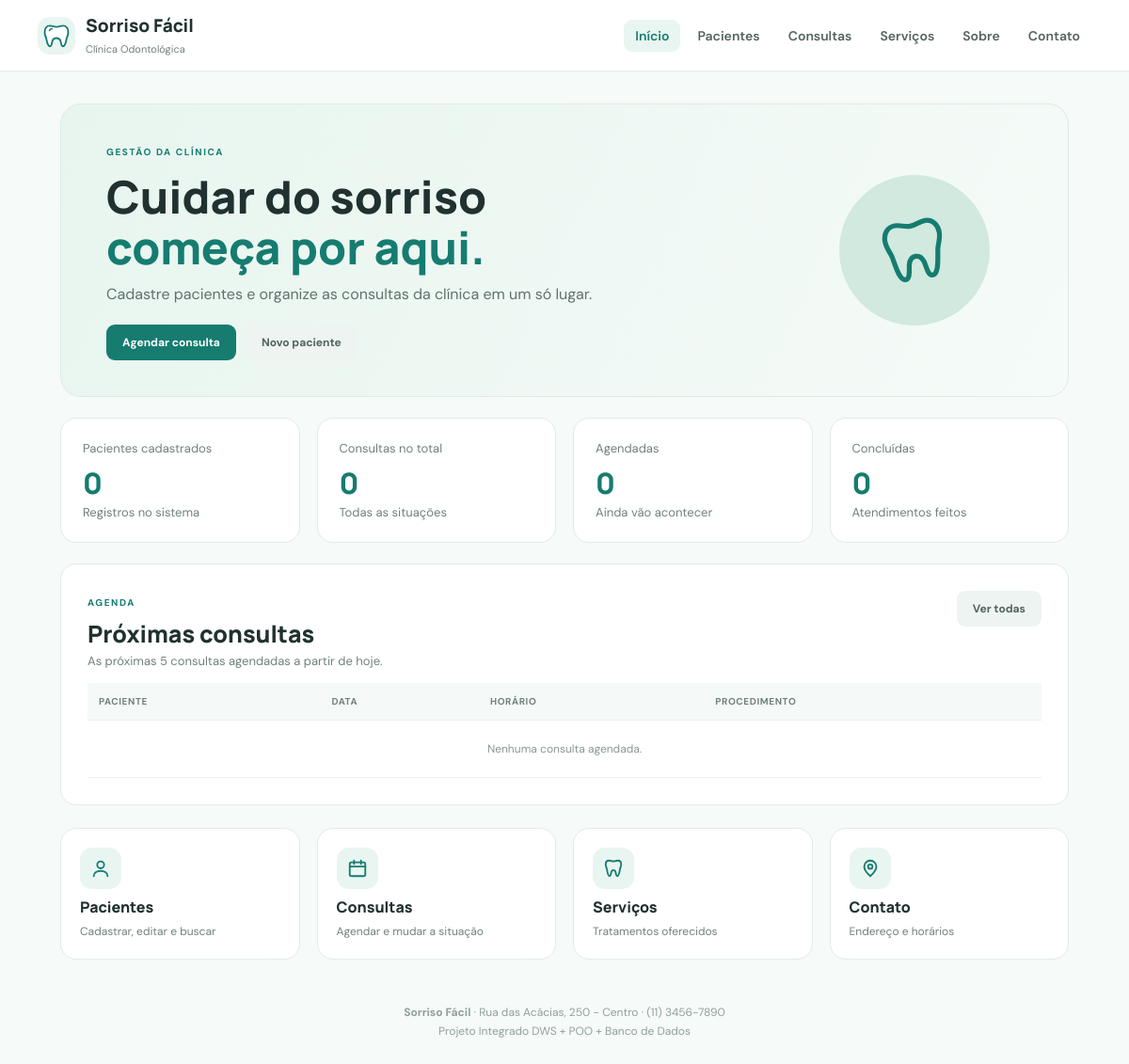
Before: / with the older database file.
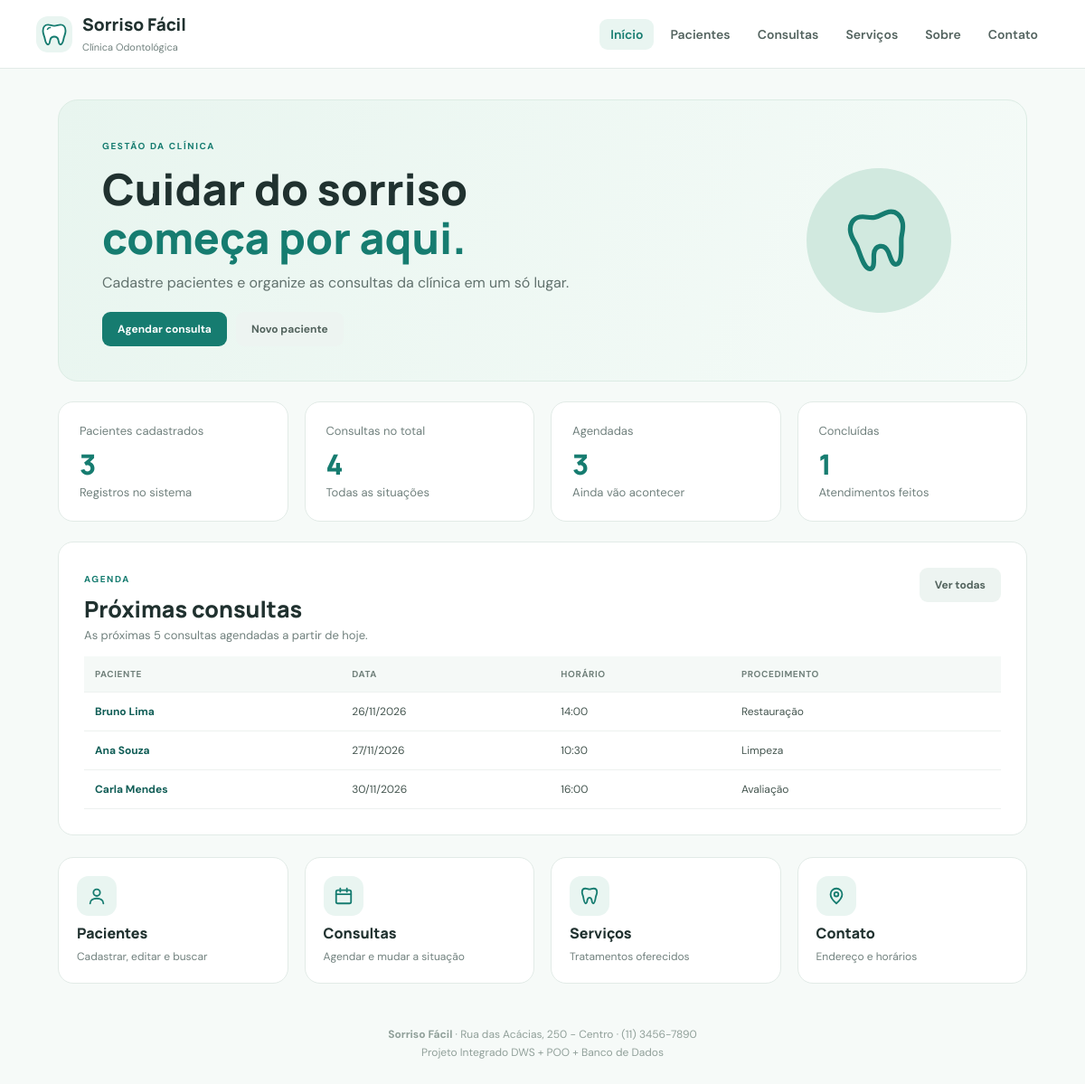
After: the same page with the newer database file.
### tables this page shows
CREATE TABLE consultas (
                id INTEGER PRIMARY KEY AUTOINCREMENT,
                paciente_id INTEGER NOT NULL,
                data TEXT NOT NULL,
                horario TEXT NOT NULL,
                procedimento TEXT NOT NULL,
                observacoes TEXT,
                status TEXT NOT NULL DEFAULT 'Agendada',
                FOREIGN KEY (paciente_id) REFERENCES pacientes(id)
                    ON DELETE CASCADE
            );

CREATE TABLE pacientes (
                id INTEGER PRIMARY KEY AUTOINCREMENT,
                nome TEXT NOT NULL,
                telefone TEXT NOT NULL,
                email TEXT,
                cpf TEXT UNIQUE,
                data_nascimento TEXT,
                endereco TEXT
            );

### backend/paginas.py (the view)
    @app.route("/")
    def inicio():
        hoje = date.today().isoformat()
        return render_template(
            "index.html",
            pagina="inicio",
            total_pacientes=paciente_dao.contar(),
            total_consultas=consulta_dao.contar(),
            total_agendadas=consulta_dao.contar("Agendada"),
            total_concluidas=consulta_dao.contar("Concluída"),
            proximas=consulta_dao.proximas(hoje),
        )

### backend/dao.py (called while the page is built)
    def contar(self):
        with conectar() as conn:
            return conn.execute("SELECT COUNT(*) FROM pacientes").fetchone()[0]

    def proximas(self, hoje, limite=5):
        with conectar() as conn:
            linhas = conn.execute("""
                SELECT c.*, p.nome AS paciente_nome
                FROM consultas c
                JOIN pacientes p ON p.id = c.paciente_id
                WHERE c.data >= ? AND c.status = 'Agendada'
                ORDER BY c.data, c.horario
                LIMIT ?
            """, (hoje, limite)).fetchall()
        return [dict(linha) for linha in linhas]

    def contar(self, status=None):
        with conectar() as conn:
            if status:
                return conn.execute("SELECT COUNT(*) FROM consultas WHERE status = ?", (status,)).fetchone()[0]
            return conn.execute("SELECT COUNT(*) FROM consultas").fetchone()[0]

### backend/database.py (called while the page is built)
def conectar():
    conexao = sqlite3.connect(NOME_BANCO)
    conexao.row_factory = sqlite3.Row
    conexao.execute("PRAGMA foreign_keys = ON")
    return conexao

### templates/index.html (shortened to what this page needs)
{% extends "base.html" %}
{% from "icones.html" import icone %}
{% block conteudo %}
<section class="boas-vindas">
    <div>
        <span class="tag">GESTÃO DA CLÍNICA</span>
        <h1>Cuidar do sorriso<br><em>começa por aqui.</em></h1>
        <p>Cadastre pacientes e organize as consultas da clínica em um só lugar.</p>
        <div class="acoes-hero">
            <a class="botao principal" href="{{ url_for('consultas') }}">Agendar consulta</a>
            <a class="botao claro" href="{{ url_for('pacientes') }}">Novo paciente</a>
        </div>
    </div>
    <div class="desenho" aria-hidden="true">{{ icone("dente") }}</div>
</section>
<section class="resumo">
    <article class="cartao-numero"><span>Pacientes cadastrados</span><strong>{{ total_pacientes }}</strong><small>Registros no sistema</small></article>
    <article class="cartao-numero"><span>Consultas no total</span><strong>{{ total_consultas }}</strong><small>Todas as situações</small></article>
    <article class="cartao-numero"><span>Agendadas</span><strong>{{ total_agendadas }}</strong><small>Ainda vão acontecer</small></article>
    <article class="cartao-numero"><span>Concluídas</span><strong>{{ total_concluidas }}</strong><small>Atendimentos feitos</small></article>
</section>
<section class="painel">
    <div class="titulo-secao">
        <div><span class="tag">AGENDA</span><h2>Próximas consultas</h2><p>As próximas 5 consultas agendadas a partir de hoje.</p></div>
        <a class="botao claro" href="{{ url_for('consultas') }}">Ver todas</a>
    </div>
    <div class="tabela-wrap">
        <table>
            <thead><tr><th>Paciente</th><th>Data</th><th>Horário</th><th>Procedimento</th></tr></thead>
            <tbody>
            {% for c in proximas %}
                <tr>
                    <td><a class="link" href="{{ url_for('ficha_paciente', paciente_id=c.paciente_id) }}"><strong>{{ c.paciente_nome }}</strong></a></td>
                    <td>{{ c.data|data_br }}</td>
                    <td>{{ c.horario }}</td>
                    <td>{{ c.procedimento }}</td>
                </tr>
            {% else %}
                <tr><td colspan="4" class="vazio">Nenhuma consulta agendada.</td></tr>
            {% endfor %}
            </tbody>
        </table>
    </div>
</section>
<section class="atalhos">
    <a class="atalho" href="{{ url_for('pacientes') }}"><span class="ic">{{ icone("usuario") }}</span><strong>Pacientes</strong><small>Cadastrar, editar e buscar</small></a>
    <a class="atalho" href="{{ url_for('consultas') }}"><span class="ic">{{ icone("calendario") }}</span><strong>Consultas</strong><small>Agendar e mudar a situação</small></a>
    <a class="atalho" href="{{ url_for('servicos') }}"><span class="ic">{{ icone("dente") }}</span><strong>Serviços</strong><small>Tratamentos oferecidos</small></a>
    <a class="atalho" href="{{ url_for('contato') }}"><span class="ic">{{ icone("local") }}</span><strong>Contato</strong><small>Endereço e horários</small></a>
</section>
{% endblock %}

### templates/base.html (shortened to what this page needs)
<!DOCTYPE html>
<html lang="pt-BR">
<head>
    <link rel="stylesheet" href="{{ url_for('static', filename='css/style.css') }}">
</head>
<body>
    <header class="topo">
        <a class="marca" href="{{ url_for('inicio') }}">
            <img class="icone" src="{{ url_for('static', filename='img/logo.svg') }}" alt="">
            <div><strong>Sorriso Fácil</strong><small>Clínica Odontológica</small></div>
        </a>
        <nav>
            <a href="{{ url_for('inicio') }}" class="{{ 'ativo' if pagina == 'inicio' }}">Início</a>
            <a href="{{ url_for('pacientes') }}" class="{{ 'ativo' if pagina == 'pacientes' }}">Pacientes</a>
            <a href="{{ url_for('consultas') }}" class="{{ 'ativo' if pagina == 'consultas' }}">Consultas</a>
            <a href="{{ url_for('servicos') }}" class="{{ 'ativo' if pagina == 'servicos' }}">Serviços</a>
            <a href="{{ url_for('sobre') }}" class="{{ 'ativo' if pagina == 'sobre' }}">Sobre</a>
            <a href="{{ url_for('contato') }}" class="{{ 'ativo' if pagina == 'contato' }}">Contato</a>
        </nav>
    </header>
    <main class="container">
        {% block conteudo %}{% endblock %}
    </main>
    <footer class="rodape">
        <p><strong>Sorriso Fácil</strong> · Rua das Acácias, 250 - Centro · (11) 3456-7890</p>
        <p>Projeto Integrado DWS + POO + Banco de Dados</p>
    </footer>
</body>
</html>

### templates/icones.html
{% macro icone(nome) %}
<svg class="svg-icone" viewBox="0 0 24 24" fill="none" stroke="currentColor" stroke-width="2" stroke-linecap="round" stroke-linejoin="round" aria-hidden="true">
{% if nome == 'usuario' %}<circle cx="12" cy="8" r="4"/><path d="M4 21c0-4 4-6 8-6s8 2 8 6"/>
{% elif nome == 'calendario' %}<rect x="3" y="5" width="18" height="16" rx="2"/><path d="M3 10h18M8 3v4M16 3v4"/>
{% elif nome == 'dente' %}<path d="M7 3C4.5 3 3 5 3 7.5c0 2 .8 3.3 1.3 5 .6 2.2.9 8.5 3.2 8.5 1.6 0 1.6-3 2-4.6.3-1.2.9-2.4 2.5-2.4s2.2 1.2 2.5 2.4c.4 1.6.4 4.6 2 4.6 2.3 0 2.6-6.3 3.2-8.5.5-1.7 1.3-3 1.3-5C21 5 19.5 3 17 3c-2 0-3 1-5 1S9 3 7 3z"/>
{% elif nome == 'local' %}<path d="M12 21s-7-6.2-7-11a7 7 0 0 1 14 0c0 4.8-7 11-7 11z"/><circle cx="12" cy="10" r="2.5"/>
{% elif nome == 'busca' %}<circle cx="11" cy="11" r="7"/><path d="M20 20l-4-4"/>
{% elif nome == 'brilho' %}<path d="M12 3l1.8 5.2L19 10l-5.2 1.8L12 17l-1.8-5.2L5 10l5.2-1.8z"/><path d="M19 16v4M17 18h4"/>
{% elif nome == 'cruz' %}<path d="M9 3h6v6h6v6h-6v6H9v-6H3V9h6z"/>
{% elif nome == 'extracao' %}<path d="M12 21V9M7 14l5-5 5 5M5 3h14"/>
{% elif nome == 'sol' %}<circle cx="12" cy="12" r="4"/><path d="M12 2v2M12 20v2M2 12h2M20 12h2M4.9 4.9l1.4 1.4M17.7 17.7l1.4 1.4M4.9 19.1l1.4-1.4M17.7 6.3l1.4-1.4"/>
{% elif nome == 'telefone' %}<path d="M5 3h4l2 5-2.5 1.5a11 11 0 0 0 6 6L16 13l5 2v4a2 2 0 0 1-2 2A16 16 0 0 1 3 5a2 2 0 0 1 2-2z"/>
{% elif nome == 'mensagem' %}<path d="M21 12a8 8 0 0 1-11.6 7.1L4 20l1-4.6A8 8 0 1 1 21 12z"/>
{% elif nome == 'email' %}<rect x="3" y="5" width="18" height="14" rx="2"/><path d="M3 7l9 6 9-6"/>
{% endif %}
</svg>
{% endmacro %}

### frontend/css/style.css (style rules this page uses)
:root { --verde: #167c70; --verde-escuro: #105d56; --menta: #e9f5f1; --texto: #20312f; --cinza: #71817e; --borda: #e2ebe7; --fundo: #f6faf8; }
* { box-sizing: border-box; }
html { scroll-behavior: smooth; }
body { margin: 0; background: var(--fundo); color: var(--texto); font-family: 'DM Sans', sans-serif; }
a { color: inherit; }
.topo { min-height: 76px; background: #fff; border-bottom: 1px solid var(--borda); display: flex; align-items: center; justify-content: space-between; gap: 20px; padding: 0 max(calc((100% - 1120px) / 2), 24px); position: sticky; top: 0; z-index: 5; }
.marca { display: flex; align-items: center; gap: 11px; text-decoration: none; }
.marca strong { display: block; font: 800 19px Manrope; }
.marca small { color: var(--cinza); font-size: 11px; }
.icone { width: 40px; height: 40px; border-radius: 13px; }
.topo nav { display: flex; gap: 6px; }
.topo nav a { text-decoration: none; color: #53635f; font-size: 14px; font-weight: 600; padding: 8px 12px; border-radius: 9px; white-space: nowrap; }
.topo nav a.ativo { background: var(--menta); color: var(--verde); }
.container { max-width: 1120px; margin: 0 auto; padding: 34px 24px; }
.container > :first-child { margin-top: 0; }
.tag { color: var(--verde); font-size: 10px; letter-spacing: 1.6px; font-weight: 700; }
.boas-vindas { background: linear-gradient(115deg, #e8f5ef, #f5fbf8); border: 1px solid #dcece4; border-radius: 22px; padding: 38px 48px; display: flex; justify-content: space-between; align-items: center; overflow: hidden; }
.boas-vindas h1 { font: 800 clamp(32px, 5vw, 48px)/1.12 Manrope; margin: 12px 0; }
.boas-vindas h1 em { font-style: normal; color: var(--verde); }
.boas-vindas p { color: #61716d; margin: 0; }
.acoes-hero { display: flex; gap: 10px; margin-top: 22px; flex-wrap: wrap; }
.desenho { width: 160px; height: 160px; flex-shrink: 0; border-radius: 50%; background: #d1e9df; color: var(--verde); display: grid; place-items: center; font-size: 90px; transform: rotate(-10deg); margin-right: 35px; }
.svg-icone { width: 22px; height: 22px; }
.desenho .svg-icone { width: 78px; height: 78px; stroke-width: 1.6; }
.resumo { display: grid; grid-template-columns: repeat(4, 1fr); gap: 18px; margin: 22px 0; }
.cartao-numero, .painel { background: #fff; border: 1px solid var(--borda); border-radius: 17px; padding: 23px; }
.cartao-numero span, .cartao-numero small { display: block; color: var(--cinza); font-size: 13px; }
.cartao-numero strong { display: block; font: 800 31px Manrope; color: var(--verde); margin: 7px 0 2px; }
.painel { margin: 20px 0 24px; padding: 28px; }
.titulo-secao { display: flex; justify-content: space-between; align-items: flex-start; gap: 16px; }
.titulo-secao h2 { font: 800 25px Manrope; margin: 7px 0 3px; }
.titulo-secao p { margin: 0; color: var(--cinza); font-size: 13px; }
.botao { display: inline-block; border: 0; border-radius: 9px; padding: 11px 17px; font: 700 12px 'DM Sans'; cursor: pointer; text-decoration: none; white-space: nowrap; }
.principal { background: var(--verde); color: #fff; }
.claro { background: #edf4f1; color: #52635d; }
.tabela-wrap { overflow-x: auto; margin-top: 15px; }
table { border-collapse: collapse; width: 100%; font-size: 12px; text-align: left; }
th { background: #f5f9f7; color: #71817b; font-size: 10px; text-transform: uppercase; letter-spacing: .6px; }
th, td { padding: 13px 12px; border-bottom: 1px solid #edf1ef; }
td { color: #455650; }
.link { text-decoration: none; color: var(--verde-escuro); }
.atalhos { display: grid; grid-template-columns: repeat(4, 1fr); gap: 18px; }
.atalho { background: #fff; border: 1px solid var(--borda); border-radius: 17px; padding: 20px; text-decoration: none; transition: .2s; }
.atalho .ic, .contato-item .ic { display: grid; place-items: center; width: 44px; height: 44px; flex-shrink: 0; border-radius: 13px; background: var(--menta); color: var(--verde); }
.atalho strong { display: block; font: 800 16px Manrope; margin: 8px 0 3px; }
.atalho small { color: var(--cinza); font-size: 12px; }
.rodape { text-align: center; color: #91a09a; font-size: 12px; padding: 10px 16px 26px; }
.rodape p { margin: 4px 0; }

Changed rows visible on the page:
added consultas: paciente_nome "Bruno Lima", data|data_br "26/11/2026", horario "14:00", procedimento "Restauração"
added consultas: paciente_nome "Ana Souza", data|data_br "27/11/2026", horario "10:30", procedimento "Limpeza"
added consultas: paciente_nome "Carla Mendes", data|data_br "30/11/2026", horario "16:00", procedimento "Avaliação"
Other visible differences:
{{ total_pacientes }}: "0" → "3"
{{ total_consultas }}: "0" → "4"
{{ total_agendadas }}: "0" → "3"
{{ total_concluidas }}: "0" → "1"
text no longer shown: "Nenhuma consulta agendada."
